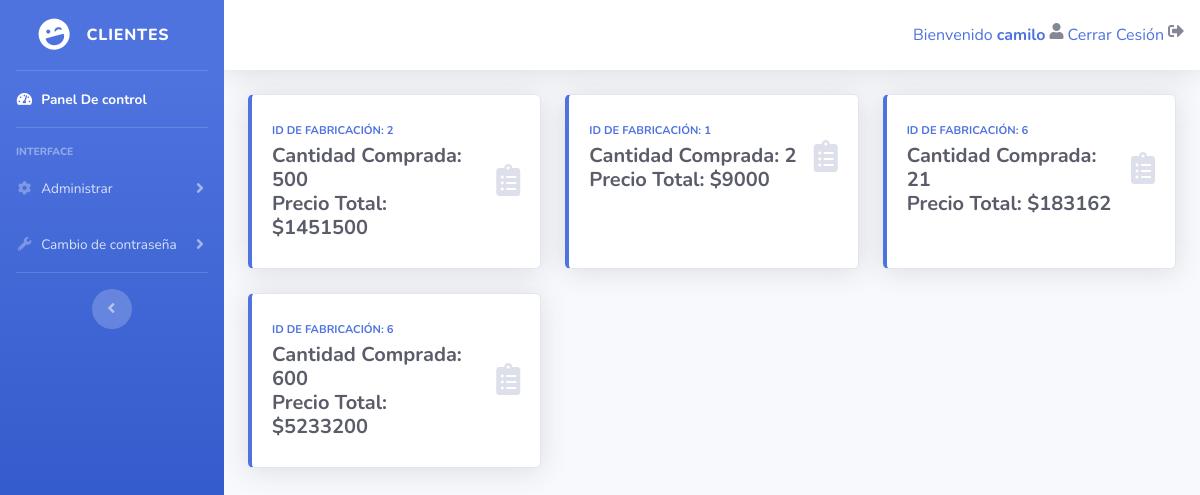
The app's page /peliculasplasticas/CarritoDeCompras.php (signed in) with its own data.
### tables this page shows
CREATE TABLE `compra` (
  `id_compra` int(11) NOT NULL,
  `id_cliente` int(11) NOT NULL,
  `id_fab` int(11) NOT NULL,
  `Cantidad` int(11) NOT NULL,
  `Precio` double NOT NULL
);

### peliculasplasticas/CarritoDeCompras.php (the view, shortened to what this page needs)
<!DOCTYPE html>
<html lang="en">
<head>
  <link href="vendor/fontawesome-free/css/all.min.css" rel="stylesheet" type="text/css">
  <link href="css/sb-admin-2.min.css" rel="stylesheet">
</head>
<body id="page-top">
  <div class="nav-collapse">
    <div id="wrapper">
      <ul class="navbar-nav bg-gradient-primary sidebar sidebar-dark accordion" id="accordionSidebar">
        <a class="sidebar-brand d-flex align-items-center justify-content-center" href="admin.php">
          <div class="sidebar-brand-icon rotate-n-15">
            <i class="fas fa-laugh-wink"></i>
          </div>
          <div class="sidebar-brand-text mx-3">CLIENTES</div>
        </a>
        <hr class="sidebar-divider my-0">
        <li class="nav-item active">
          <a class="nav-link" href="admin.php">
            <i class="fas fa-fw fa-tachometer-alt"></i>
            <span>Panel De control</span></a>
        </li>
        <hr class="sidebar-divider">
        <div class="sidebar-heading">
          Interface
        </div>
        <li class="nav-item">
          <a class="nav-link collapsed" href="admin.php" data-toggle="collapse" data-target="#collapseTwo" aria-expanded="true" aria-controls="collapseTwo">
            <i class="fas fa-fw fa-cog"></i>
            <span>Administrar</span>
          </a>
        </li>
        <li class="nav-item">
          <a class="nav-link collapsed" href="#" data-toggle="collapse" data-target="#collapseUtilities" aria-expanded="true" aria-controls="collapseUtilities">
            <i class="fas fa-fw fa-wrench"></i>
            <span>Cambio de contraseña</span>
          </a>
        </li>
        <hr class="sidebar-divider d-none d-md-block">
        <div class="text-center d-none d-md-inline">
          <button class="rounded-circle border-0" id="sidebarToggle"></button>
        </div>
      </ul>
      <div id="content-wrapper" class="d-flex flex-column">
        <div id="content">
          <nav class="navbar navbar-expand navbar-light bg-white topbar mb-4 static-top shadow">
            <ul class="navbar-nav ml-auto">
              <ul class="nav pull-right">
                <li class="nav-item dropdown no-arrow mx-1"><a href="">Bienvenido <strong><?php echo $_SESSION['user']; ?> </strong> </a></li>
                <i class="fas fa-user"></i>
                <li class="nav-item dropdown no-arrow mx-1"><a href="desconectar.php"> Cerrar Cesión </a></li>
                <i class="fas fa-sign-out-alt"></i>
              </ul>
            </ul>
          </nav>
          <div class="container-fluid">
            <div class="row">
              <?php if (!$_GET) : ?>
                <?php
                  $conexion = new PDO("mysql: host=127.0.0.1; dbname=peliculas; charset=utf8", "root", "");
                  $id = $_SESSION['id'];
                  $peticion2 = "SELECT * FROM  compra where id_cliente = $id";
                  if ($resultados2 = $conexion->query($peticion2)) {
                    while ($fila2 = $resultados2->fetch(PDO::FETCH_ASSOC)) {
                      $id = $fila2["id_fab"];
                      $precio = $fila2["Precio"];
                      $cantidad = $fila2["Cantidad"];
                      echo "
                      <div class='col-xl-4 col-md-6 mb-4'>
                      <div class='card border-left-primary shadow h-100 py-2'>
                      <div class='card-body'>
                      <div class='row no-gutters align-items-center'>
                      <div class='col mr-2'>
                        <div class='text-xs font-weight-bold text-primary text-uppercase mb-1'>Id de Fabricación: $id</div>
                        <div class='h5 mb-0 font-weight-bold text-gray-800'>Cantidad Comprada: $cantidad</div>
                        <div class='h5 mb-0 font-weight-bold text-gray-800'>Precio Total: $$precio</div>
                      </div>
                      <div class='col-auto'>
                      <i class='fas fa-clipboard-list fa-2x text-gray-300'> </i>
                      </div>
                      </div>
                      </div>
                      </div>
                      </div>
                      ";
                    }
                  }
                  ?>
              <?php endif ?>
            </div>
          </div>
        </div>
      </div>
    </div>
  </div>
</body>
</html>

### records on screen
compra: id_fab "2", Cantidad "500", Precio "1451500"
compra: id_fab "1", Cantidad "2", Precio "9000"
compra: id_fab "6", Cantidad "21", Precio "183162"
compra: id_fab "6", Cantidad "600", Precio "5233200"

### other values on screen
$_SESSION['user'] "camilo"
